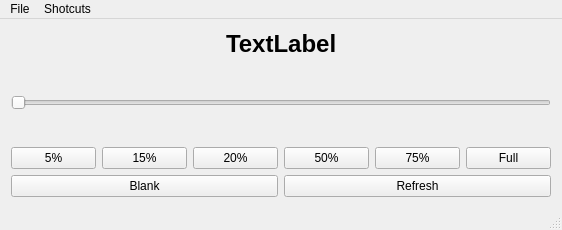
<?xml version="1.0" encoding="UTF-8"?>
<ui version="4.0">
 <class>MainWindow</class>
 <widget class="QMainWindow" name="MainWindow">
  <property name="geometry">
   <rect>
    <x>0</x>
    <y>0</y>
    <width>562</width>
    <height>230</height>
   </rect>
  </property>
  <property name="windowTitle">
   <string>Backlight Controller</string>
  </property>
  <property name="windowIcon">
   <iconset resource="application.qrc">
    <normaloff>:/images/sys_tray_ic.png</normaloff>:/images/sys_tray_ic.png</iconset>
  </property>
  <widget class="QWidget" name="centralWidget">
   <layout class="QVBoxLayout" name="verticalLayout_2">
    <item>
     <layout class="QHBoxLayout" name="horizontalLayout_2">
      <item>
       <spacer name="horizontalSpacer">
        <property name="orientation">
         <enum>Qt::Horizontal</enum>
        </property>
        <property name="sizeHint" stdset="0">
         <size>
          <width>40</width>
          <height>20</height>
         </size>
        </property>
       </spacer>
      </item>
      <item>
       <widget class="QLabel" name="textLabel">
        <property name="text">
         <string>&lt;html&gt;&lt;h1&gt;&lt;p&gt;TextLabel&lt;/p&gt;&lt;/h1&gt;&lt;/html&gt;</string>
        </property>
       </widget>
      </item>
      <item>
       <spacer name="horizontalSpacer_2">
        <property name="orientation">
         <enum>Qt::Horizontal</enum>
        </property>
        <property name="sizeHint" stdset="0">
         <size>
          <width>40</width>
          <height>20</height>
         </size>
        </property>
       </spacer>
      </item>
     </layout>
    </item>
    <item>
     <spacer name="verticalSpacer">
      <property name="orientation">
       <enum>Qt::Vertical</enum>
      </property>
      <property name="sizeHint" stdset="0">
       <size>
        <width>20</width>
        <height>40</height>
       </size>
      </property>
     </spacer>
    </item>
    <item>
     <layout class="QVBoxLayout" name="verticalLayout">
      <item>
       <widget class="QSlider" name="horizontalSlider">
        <property name="cursor">
         <cursorShape>ClosedHandCursor</cursorShape>
        </property>
        <property name="mouseTracking">
         <bool>true</bool>
        </property>
        <property name="minimum">
         <number>0</number>
        </property>
        <property name="maximum">
         <number>4882</number>
        </property>
        <property name="orientation">
         <enum>Qt::Horizontal</enum>
        </property>
       </widget>
      </item>
      <item>
       <spacer name="verticalSpacer_2">
        <property name="orientation">
         <enum>Qt::Vertical</enum>
        </property>
        <property name="sizeHint" stdset="0">
         <size>
          <width>20</width>
          <height>40</height>
         </size>
        </property>
       </spacer>
      </item>
      <item>
       <layout class="QHBoxLayout" name="horizontalLayout">
        <item>
         <widget class="QPushButton" name="pushButton_2">
          <property name="text">
           <string>5%</string>
          </property>
         </widget>
        </item>
        <item>
         <widget class="QPushButton" name="pushButton_8">
          <property name="text">
           <string>15%</string>
          </property>
         </widget>
        </item>
        <item>
         <widget class="QPushButton" name="pushButton_5">
          <property name="text">
           <string>20%</string>
          </property>
         </widget>
        </item>
        <item>
         <widget class="QPushButton" name="pushButton_6">
          <property name="text">
           <string>50%</string>
          </property>
         </widget>
        </item>
        <item>
         <widget class="QPushButton" name="pushButton_7">
          <property name="text">
           <string>75%</string>
          </property>
         </widget>
        </item>
        <item>
         <widget class="QPushButton" name="pushButton">
          <property name="text">
           <string>Full</string>
          </property>
         </widget>
        </item>
       </layout>
      </item>
      <item>
       <layout class="QHBoxLayout" name="horizontalLayout_3">
        <item>
         <widget class="QPushButton" name="pushButton_3">
          <property name="text">
           <string>Blank</string>
          </property>
         </widget>
        </item>
        <item>
         <widget class="QPushButton" name="pushButton_4">
          <property name="text">
           <string>Refresh</string>
          </property>
         </widget>
        </item>
       </layout>
      </item>
     </layout>
    </item>
   </layout>
  </widget>
  <widget class="QStatusBar" name="statusBar"/>
  <widget class="QMenuBar" name="menuBar">
   <property name="geometry">
    <rect>
     <x>0</x>
     <y>0</y>
     <width>562</width>
     <height>26</height>
    </rect>
   </property>
   <widget class="QMenu" name="menuFile">
    <property name="title">
     <string>File</string>
    </property>
    <addaction name="actionSee_savedbacklight_file"/>
    <addaction name="actionQuit"/>
   </widget>
   <widget class="QMenu" name="menuShotcuts">
    <property name="title">
     <string>Shotcuts</string>
    </property>
    <addaction name="actionRestore"/>
    <addaction name="actionBlank"/>
    <addaction name="actionFull"/>
    <addaction name="action5"/>
    <addaction name="action15"/>
    <addaction name="action20"/>
    <addaction name="action50"/>
    <addaction name="action75"/>
   </widget>
   <addaction name="menuFile"/>
   <addaction name="menuShotcuts"/>
  </widget>
  <action name="actionBlank">
   <property name="text">
    <string>Blank</string>
   </property>
  </action>
  <action name="actionRestore">
   <property name="text">
    <string>Restore</string>
   </property>
  </action>
  <action name="actionFull">
   <property name="text">
    <string>Full</string>
   </property>
  </action>
  <action name="action5">
   <property name="text">
    <string>5%</string>
   </property>
  </action>
  <action name="actionQuit">
   <property name="text">
    <string>Quit</string>
   </property>
  </action>
  <action name="action20">
   <property name="text">
    <string>20%</string>
   </property>
  </action>
  <action name="action50">
   <property name="text">
    <string>50%</string>
   </property>
  </action>
  <action name="action75">
   <property name="text">
    <string>75%</string>
   </property>
  </action>
  <action name="actionSee_savedbacklight_file">
   <property name="text">
    <string>See .savedbacklight file</string>
   </property>
  </action>
  <action name="action15">
   <property name="text">
    <string>15%</string>
   </property>
  </action>
 </widget>
 <layoutdefault spacing="6" margin="11"/>
 <resources>
  <include location="application.qrc"/>
 </resources>
 <connections/>
</ui>
